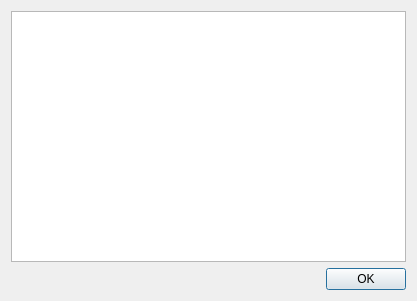
<?xml version="1.0" encoding="UTF-8"?>
<ui version="4.0">
 <class>FilePropsDialog</class>
 <widget class="QDialog" name="FilePropsDialog">
  <property name="geometry">
   <rect>
    <x>0</x>
    <y>0</y>
    <width>417</width>
    <height>301</height>
   </rect>
  </property>
  <property name="windowTitle">
   <string>Dialog</string>
  </property>
  <layout class="QVBoxLayout" name="verticalLayout">
   <item>
    <widget class="QTableWidget" name="tableWidget">
     <property name="horizontalScrollMode">
      <enum>QAbstractItemView::ScrollPerPixel</enum>
     </property>
    </widget>
   </item>
   <item>
    <widget class="QDialogButtonBox" name="buttonBox">
     <property name="orientation">
      <enum>Qt::Horizontal</enum>
     </property>
     <property name="standardButtons">
      <set>QDialogButtonBox::Ok</set>
     </property>
    </widget>
   </item>
  </layout>
 </widget>
 <resources/>
 <connections>
  <connection>
   <sender>buttonBox</sender>
   <signal>accepted()</signal>
   <receiver>FilePropsDialog</receiver>
   <slot>accept()</slot>
   <hints>
    <hint type="sourcelabel">
     <x>248</x>
     <y>254</y>
    </hint>
    <hint type="destinationlabel">
     <x>157</x>
     <y>274</y>
    </hint>
   </hints>
  </connection>
  <connection>
   <sender>buttonBox</sender>
   <signal>rejected()</signal>
   <receiver>FilePropsDialog</receiver>
   <slot>reject()</slot>
   <hints>
    <hint type="sourcelabel">
     <x>316</x>
     <y>260</y>
    </hint>
    <hint type="destinationlabel">
     <x>286</x>
     <y>274</y>
    </hint>
   </hints>
  </connection>
 </connections>
</ui>
